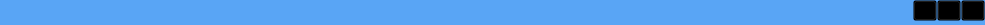
<?xml version="1.0" encoding="UTF-8"?>
<ui version="4.0">
 <class>MainTitle</class>
 <widget class="QWidget" name="MainTitle">
  <property name="geometry">
   <rect>
    <x>0</x>
    <y>0</y>
    <width>985</width>
    <height>25</height>
   </rect>
  </property>
  <property name="maximumSize">
   <size>
    <width>16777215</width>
    <height>30</height>
   </size>
  </property>
  <property name="windowTitle">
   <string>Form</string>
  </property>
  <layout class="QHBoxLayout" name="horizontalLayout_3">
   <property name="spacing">
    <number>0</number>
   </property>
   <property name="leftMargin">
    <number>0</number>
   </property>
   <property name="topMargin">
    <number>0</number>
   </property>
   <property name="rightMargin">
    <number>0</number>
   </property>
   <property name="bottomMargin">
    <number>0</number>
   </property>
   <item>
    <widget class="QWidget" name="widget_2" native="true">
     <property name="styleSheet">
      <string notr="true">background-color: rgb(89, 165, 245);</string>
     </property>
     <layout class="QHBoxLayout" name="horizontalLayout">
      <property name="spacing">
       <number>0</number>
      </property>
      <property name="leftMargin">
       <number>0</number>
      </property>
      <property name="topMargin">
       <number>0</number>
      </property>
      <property name="rightMargin">
       <number>0</number>
      </property>
      <property name="bottomMargin">
       <number>0</number>
      </property>
      <item>
       <spacer name="horizontalSpacer">
        <property name="orientation">
         <enum>Qt::Horizontal</enum>
        </property>
        <property name="sizeHint" stdset="0">
         <size>
          <width>307</width>
          <height>20</height>
         </size>
        </property>
       </spacer>
      </item>
      <item>
       <spacer name="horizontalSpacer_3">
        <property name="orientation">
         <enum>Qt::Horizontal</enum>
        </property>
        <property name="sizeType">
         <enum>QSizePolicy::Minimum</enum>
        </property>
        <property name="sizeHint" stdset="0">
         <size>
          <width>75</width>
          <height>20</height>
         </size>
        </property>
       </spacer>
      </item>
      <item>
       <widget class="QLabel" name="label">
        <property name="maximumSize">
         <size>
          <width>95</width>
          <height>25</height>
         </size>
        </property>
        <property name="text">
         <string/>
        </property>
        <property name="textFormat">
         <enum>Qt::RichText</enum>
        </property>
        <property name="pixmap">
         <pixmap resource="res.qrc">:/images/logo.png</pixmap>
        </property>
        <property name="scaledContents">
         <bool>true</bool>
        </property>
       </widget>
      </item>
      <item>
       <spacer name="horizontalSpacer_2">
        <property name="orientation">
         <enum>Qt::Horizontal</enum>
        </property>
        <property name="sizeHint" stdset="0">
         <size>
          <width>307</width>
          <height>20</height>
         </size>
        </property>
       </spacer>
      </item>
     </layout>
    </widget>
   </item>
   <item>
    <widget class="QWidget" name="widget" native="true">
     <property name="styleSheet">
      <string notr="true">background-color: rgb(89, 165, 245);</string>
     </property>
     <layout class="QVBoxLayout" name="verticalLayout">
      <property name="spacing">
       <number>0</number>
      </property>
      <property name="leftMargin">
       <number>0</number>
      </property>
      <property name="topMargin">
       <number>0</number>
      </property>
      <property name="rightMargin">
       <number>0</number>
      </property>
      <property name="bottomMargin">
       <number>0</number>
      </property>
      <item>
       <layout class="QHBoxLayout" name="horizontalLayout_2">
        <item>
         <widget class="QToolButton" name="mainnMinBtn">
          <property name="styleSheet">
           <string notr="true"> background-color: rgba(0, 0, 0, 0%); </string>
          </property>
          <property name="text">
           <string>...</string>
          </property>
          <property name="icon">
           <iconset resource="res.qrc">
            <normaloff>:/images/icon_line_minus.png</normaloff>:/images/icon_line_minus.png</iconset>
          </property>
         </widget>
        </item>
        <item>
         <widget class="QToolButton" name="mainMaxBtn">
          <property name="styleSheet">
           <string notr="true"> background-color: rgba(0, 0, 0, 0%); </string>
          </property>
          <property name="text">
           <string>...</string>
          </property>
          <property name="icon">
           <iconset resource="res.qrc">
            <normaloff>:/images/Maximize-1.png</normaloff>:/images/Maximize-1.png</iconset>
          </property>
         </widget>
        </item>
        <item>
         <widget class="QToolButton" name="mainCloseBtn">
          <property name="styleSheet">
           <string notr="true"> background-color: rgba(0, 0, 0, 0%); </string>
          </property>
          <property name="text">
           <string>...</string>
          </property>
          <property name="icon">
           <iconset resource="res.qrc">
            <normaloff>:/images/icon_line_close.png</normaloff>:/images/icon_line_close.png</iconset>
          </property>
         </widget>
        </item>
       </layout>
      </item>
      <item>
       <spacer name="verticalSpacer_2">
        <property name="orientation">
         <enum>Qt::Vertical</enum>
        </property>
        <property name="sizeHint" stdset="0">
         <size>
          <width>20</width>
          <height>40</height>
         </size>
        </property>
       </spacer>
      </item>
     </layout>
    </widget>
   </item>
  </layout>
 </widget>
 <resources>
  <include location="res.qrc"/>
 </resources>
 <connections/>
</ui>
